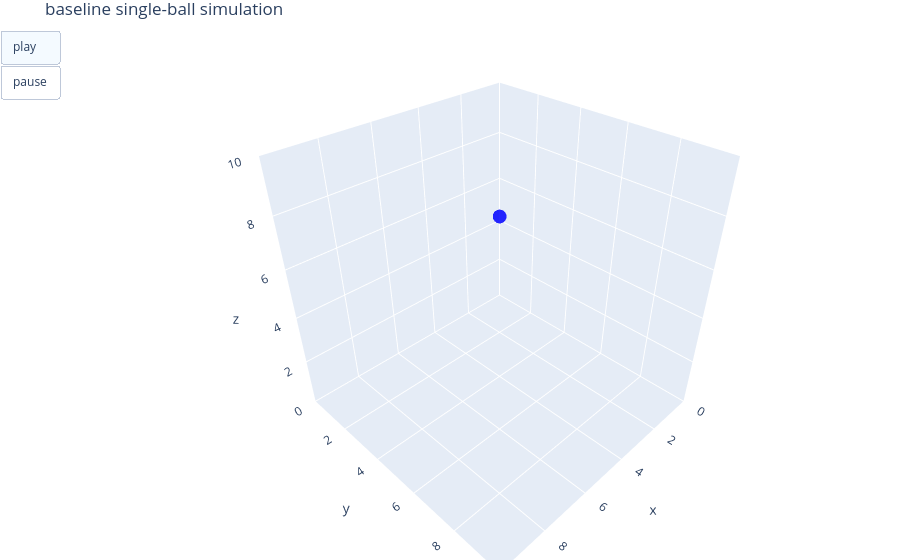

Write notebook code for a chart like this one.
### Code cell
def run_baseline_simulation():
    """simple 3d baseline with one ball"""
    import plotly.graph_objects as go

    ball = Ball(
        radius=0.5,
        density=1.0,
        color="blue",
        elasticity=0.9,
        start_position=[5.0, 5.0, 8.0],
        start_velocity=[1.0, 0.8, 0.0],
    )

    env = BounceEnvironment(
        room_dimensions=[10.0, 10.0, 10.0],
        gravity=9.81,
        gravity_vector=[0.0, 0.0, -1.0],
        linear_drag=0.0,
        drag_coefficient=0.0,
        wall_restitution=0.9,
    )

    sim = SimulationSimple(
        balls=[ball],
        environment=env,
        time_step=0.02,
        total_time_steps=600,
    )
    sim.simulate()

    positions = np.array(sim.positions)[:, 0, :]
    dims = np.array(env.room_dimensions, dtype=float)

    frames = []
    for t in range(len(positions)):
        pos = positions[t]
        frames.append(
            go.Frame(
                data=[
                    go.Scatter3d(
                        x=[pos[0]],
                        y=[pos[1]],
                        z=[pos[2]],
                        mode="markers",
                        marker=dict(size=8, color="blue", opacity=0.85),
                    )
                ],
                name=str(t),
            )
        )

    fig = go.Figure(
        data=[
            go.Scatter3d(
                x=[positions[0, 0]],
                y=[positions[0, 1]],
                z=[positions[0, 2]],
                mode="markers",
                marker=dict(size=8, color="blue", opacity=0.85),
            )
        ],
        frames=frames,
    )

    fig.update_layout(
        scene=dict(
            xaxis=dict(range=[0, dims[0]], autorange=False),
            yaxis=dict(range=[0, dims[1]], autorange=False),
            zaxis=dict(range=[0, dims[2]], autorange=False),
            aspectmode="cube",
        ),
        margin=dict(l=0, r=0, b=0, t=30),
        updatemenus=[
            dict(
                type="buttons",
                buttons=[
                    dict(
                        label="play",
                        method="animate",
                        args=[None, {"frame": {"duration": 30, "redraw": True}, "fromcurrent": True}],
                    ),
                    dict(
                        label="pause",
                        method="animate",
                        args=[[None], {"frame": {"duration": 0, "redraw": False}, "mode": "immediate"}],
                    ),
                ],
            )
        ],
        title="baseline single-ball simulation",
    )

    return fig


baseline_fig = run_baseline_simulation()
baseline_fig

### Figure 1 — Plotly figure (JSON) as saved in the notebook; plotly's stock layout.template omitted (floating-point values rounded to 4 significant figures)
{"data": [{"marker": {"color": "blue", "opacity": 0.85, "size": 8}, "mode": "markers", "type": "scatter3d", "x": [5], "y": [5], "z": [8]}], "layout": {"margin": {"b": 0, "l": 0, "r": 0, "t": 30}, "scene": {"aspectmode": "cube", "xaxis": {"autorange": false, "range": [0, 10]}, "yaxis": {"autorange": false, "range": [0, 10]}, "zaxis": {"autorange": false, "range": [0, 10]}}, "title": {"text": "baseline single-ball simulation"}, "updatemenus": [{"buttons": [{"args": [null, {"frame": {"duration": 30, "redraw": true}, "fromcurrent": true}], "label": "play", "method": "animate"}, {"args": [[null], {"frame": {"duration": 0, "redraw": false}, "mode": "immediate"}], "label": "pause", "method": "animate"}], "type": "buttons"}]}}
